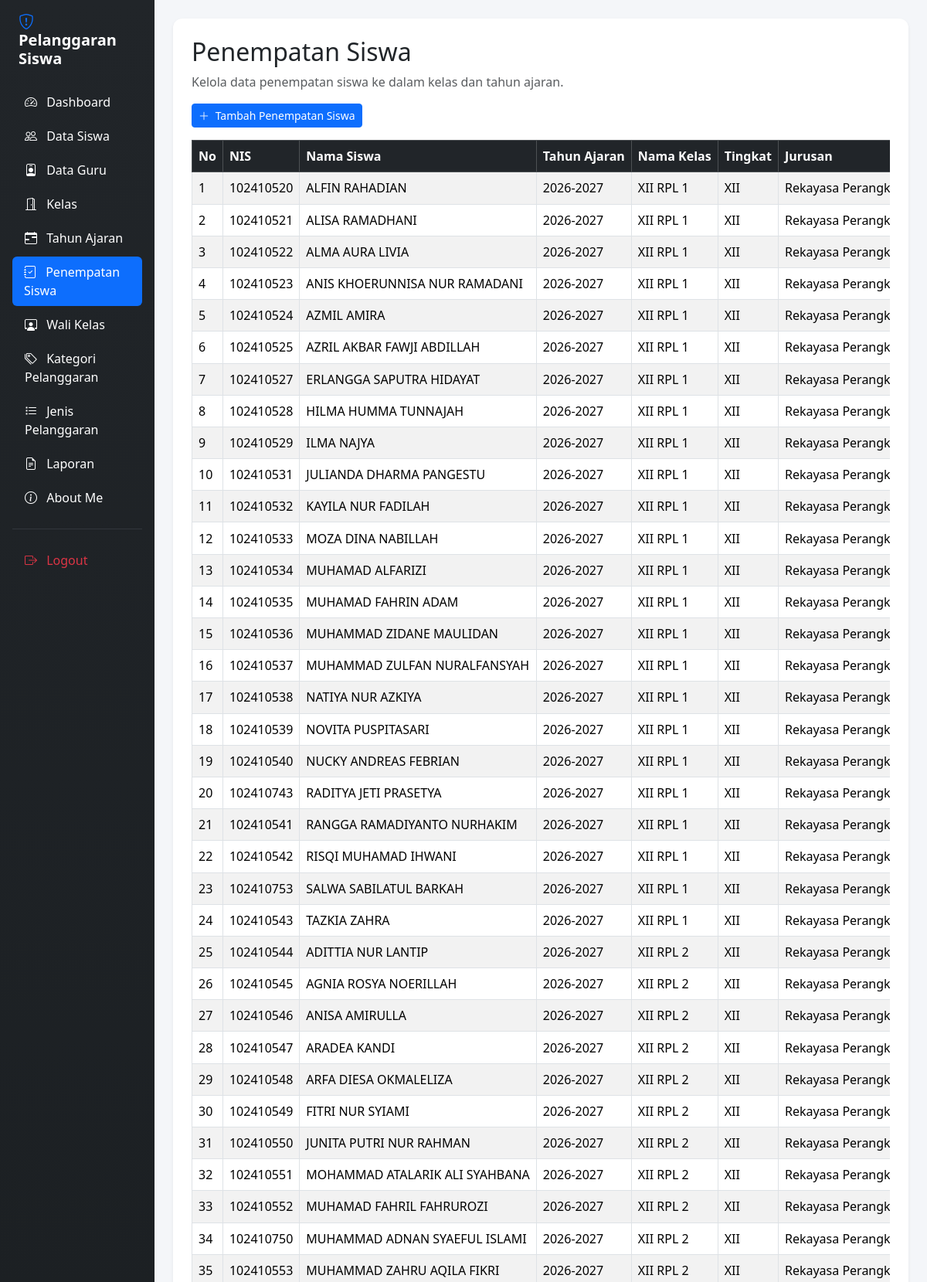
/penepatan_siswa.php (signed in, upper part), run on the app's committed database.
### tables this page shows
CREATE TABLE `t_kelas_siswa` (
  `id` int(11) NOT NULL,
  `siswa_id` int(11) DEFAULT NULL,
  `tahun_ajaran_id` int(11) DEFAULT NULL,
  `kelas_id` int(11) DEFAULT NULL,
  `tanggal_mulai` date NOT NULL,
  `tanggal_selesai` date NOT NULL,
  `status_aktif` tinyint(1) NOT NULL,
  `created_at` timestamp NOT NULL DEFAULT current_timestamp(),
  `updated_at` timestamp NOT NULL DEFAULT current_timestamp()
);

CREATE TABLE `t_siswa` (
  `id` int(11) NOT NULL,
  `nis` varchar(30) DEFAULT NULL,
  `nisn` varchar(20) NOT NULL,
  `nama` varchar(150) DEFAULT NULL,
  `jenis_kelamin` char(1) NOT NULL,
  `tanggal_lahir` date NOT NULL,
  `alamat` text NOT NULL,
  `status_aktif` tinyint(1) NOT NULL,
  `created_at` timestamp NOT NULL DEFAULT current_timestamp(),
  `updated_at` timestamp NOT NULL DEFAULT current_timestamp()
);

CREATE TABLE `t_tahun_ajaran` (
  `id` int(11) NOT NULL,
  `nama` varchar(255) DEFAULT NULL,
  `tanggal_mulai` date NOT NULL,
  `tanggal_selesai` date NOT NULL,
  `status_aktif` tinyint(1) NOT NULL,
  `created_at` timestamp NOT NULL DEFAULT current_timestamp(),
  `updated_at` timestamp NOT NULL DEFAULT current_timestamp()
);

CREATE TABLE `t_kelas` (
  `id` int(11) NOT NULL,
  `nama` varchar(100) DEFAULT NULL,
  `tingkat` varchar(20) NOT NULL,
  `jurusan` varchar(100) NOT NULL,
  `status_aktif` tinyint(1) NOT NULL,
  `created_at` timestamp NOT NULL DEFAULT current_timestamp(),
  `updated_at` timestamp NOT NULL DEFAULT current_timestamp()
);

### penepatan_siswa.php (the view, shortened to what this page needs)
<?php
include "config/koneksi.php";
$sql = "
    SELECT
        ks.id,
        ks.tanggal_mulai,
        ks.tanggal_selesai,
        ks.status_aktif AS status_penempatan,
        s.nis,
        s.nama AS nama_siswa,
        k.nama AS nama_kelas,
        k.tingkat,
        k.jurusan,
        ta.nama AS tahun_ajaran
    FROM t_kelas_siswa ks
    LEFT JOIN t_siswa s
        ON ks.siswa_id = s.id
    LEFT JOIN t_kelas k
        ON ks.kelas_id = k.id
    LEFT JOIN t_tahun_ajaran ta
        ON ks.tahun_ajaran_id = ta.id
    ORDER BY s.id ASC
";
$query = mysqli_query($koneksi, $sql);
?>
<!DOCTYPE html>
<html lang="id">
<head>
    <link href="https://cdn.jsdelivr.net/npm/bootstrap@5.3.3/dist/css/bootstrap.min.css" rel="stylesheet">
    <link href="https://cdn.jsdelivr.net/npm/bootstrap-icons@1.11.3/font/bootstrap-icons.min.css" rel="stylesheet">
    <link href="https://cdn.datatables.net/2.3.4/css/dataTables.bootstrap5.min.css" rel="stylesheet">
</head>
<body>
<div class="container-fluid">
    <div class="row">
        <div class="col-md-3 col-lg-2 sidebar p-3 min-vh-100">
            <h4 class="text-white mb-4 fw-bold fs-5 px-2">
                <i class="bi bi-shield-exclamation text-primary me-2"></i>
                Pelanggaran Siswa
            </h4>
            <ul class="nav nav-pills flex-column gap-1">
                <li class="nav-item">
                    <a href="dashboard.php" class="nav-link text-white">
                        <i class="bi bi-speedometer2 me-2"></i>
                        Dashboard
                    </a>
                </li>
                <li class="nav-item">
                    <a href="data_siswa.php" class="nav-link text-white">
                        <i class="bi bi-people me-2"></i>
                        Data Siswa
                    </a>
                </li>
                <li class="nav-item">
                    <a href="data_guru.php" class="nav-link text-white">
                        <i class="bi bi-person-badge me-2"></i>
                        Data Guru
                    </a>
                </li>
                <li class="nav-item">
                    <a href="kelas.php" class="nav-link text-white">
                        <i class="bi bi-door-open me-2"></i>
                        Kelas
                    </a>
                </li>
                <li class="nav-item">
                    <a href="tahun_ajaran.php" class="nav-link text-white">
                        <i class="bi bi-calendar-range me-2"></i>
                        Tahun Ajaran
                    </a>
                </li>
                <li class="nav-item">
                    <a href="penempatan_siswa.php" class="nav-link active">
                        <i class="bi bi-journal-check me-2"></i>
                        Penempatan Siswa
                    </a>
                </li>
                <li class="nav-item">
                    <a href="wali_kelas.php" class="nav-link text-white">
                        <i class="bi bi-person-workspace me-2"></i>
                        Wali Kelas
                    </a>
                </li>
                <li class="nav-item">
                    <a href="kategori_pelanggaran.php" class="nav-link text-white">
                        <i class="bi bi-tags me-2"></i>
                        Kategori Pelanggaran
                    </a>
                </li>
                <li class="nav-item">
                    <a href="jenis_pelanggaran.php" class="nav-link text-white">
                        <i class="bi bi-list-task me-2"></i>
                        Jenis Pelanggaran
                    </a>
                </li>
                <li class="nav-item">
                    <a href="laporan.php" class="nav-link text-white">
                        <i class="bi bi-file-earmark-text me-2"></i>
                        Laporan
                    </a>
                </li>
                <li class="nav-item">
                    <a href="aboutme.php" class="nav-link text-white">
                        <i class="bi bi-info-circle me-2"></i>
                        About Me
                    </a>
                </li>
                <hr class="text-secondary my-3">
                <li class="nav-item">
                    <a href="logout.php" class="nav-link text-danger">
                        <i class="bi bi-box-arrow-right me-2"></i>
                        Logout
                    </a>
                </li>
            </ul>
        </div>
        <main class="col-md-9 col-lg-10 p-4">
            <div class="card shadow-sm p-4 bg-white">
                <h2>Penempatan Siswa</h2>
                <p class="text-muted">
                    Kelola data penempatan siswa ke dalam kelas dan tahun ajaran.
                </p>
                <div class="mb-3 no-print">
                    <a href="tambah_penempatan_siswa.php"
                       class="btn btn-primary btn-sm">
                        <i class="bi bi-plus-lg me-1"></i>
                        Tambah Penempatan Siswa
                    </a>
                </div>
                <div class="table-responsive">
                    <table id="tabelPenempatan"
                           class="table table-bordered table-striped table-hover w-100 align-middle">
                        <thead class="table-dark">
                            <tr>
                                <th>No</th>
                                <th>NIS</th>
                                <th>Nama Siswa</th>
                                <th>Tahun Ajaran</th>
                                <th>Nama Kelas</th>
                                <th>Tingkat</th>
                                <th>Jurusan</th>
                            </tr>
                        </thead>
                        <tbody>
                            <?php
                            $no = 1;
                            $urutanTingkat = [
                                'X' => 10,
                                'XI' => 11,
                                'XII' => 12
                            ];
                            while ($row = mysqli_fetch_assoc($query)) {
                                $namaKelas = trim($row['nama_kelas'] ?? '');
                                $tingkat = strtoupper(trim($row['tingkat'] ?? ''));
                                $kelasSearch = strtoupper(
                                    preg_replace('/\s+/', '', $namaKelas)
                                );
                                $nomorTingkat = $urutanTingkat[$tingkat] ?? 99;
                                $nomorKelas = 0;
                                if (preg_match('/(\d+)$/', $namaKelas, $match)) {
                                    $nomorKelas = (int)$match[1];
                                }
                                $kunciUrut = sprintf(
                                    '%02d-%s-%05d',
                                    $nomorTingkat,
                                    strtoupper($row['jurusan'] ?? ''),
                                    $nomorKelas
                                );
                            ?>
                                <tr>
                                    <td>
                                        <?= $no++; ?>
                                    </td>
                                    <td>
                                        <?= htmlspecialchars($row['nis'] ?? '-'); ?>
                                    </td>
                                    <td>
                                        <?= htmlspecialchars($row['nama_siswa'] ?? '-'); ?>
                                    </td>
                                    <td>
                                        <?= htmlspecialchars($row['tahun_ajaran'] ?? '-'); ?>
                                    </td>
                                    <td
                                        data-search="<?= htmlspecialchars($kelasSearch, ENT_QUOTES, 'UTF-8'); ?>"
                                        data-order="<?= htmlspecialchars($kunciUrut, ENT_QUOTES, 'UTF-8'); ?>"
                                    >
                                        <?= htmlspecialchars($namaKelas ?: '-'); ?>
                                    </td>
                                    <td>
                                        <?= htmlspecialchars($row['tingkat'] ?? '-'); ?>
                                    </td>
                                    <td>
                                        <?= htmlspecialchars($row['jurusan'] ?? '-'); ?>
                                    </td>
                                </tr>
                            <?php } ?>
                        </tbody>
                    </table>
                </div>
            </div>
        </main>
    </div>
</div>
</body>
</html>

### penepatan_siswa.php (style rules this page uses)
body { background-color: #f4f6f9; }
.nav-link { transition: all 0.3s ease; border-radius: 6px; }
.nav-link:hover, .nav-link.active { background-color: #0d6efd !important; color: white !important; padding-left: 15px; }
#tabelPenempatan th, #tabelPenempatan td { vertical-align: middle; white-space: nowrap; }
.card { border: none; border-radius: 12px; }
.sidebar { background: linear-gradient(180deg, #212529 0%, #1a1e21 100%); }

### data on the page
t_kelas_siswa: siswa.nis "102410520", siswa.nama "ALFIN RAHADIAN", tahun_ajaran.nama "2026-2027", kelas.nama "XII RPL 1", kelas.tingkat "XII", kelas.jurusan "Rekayasa…"
t_kelas_siswa: siswa.nis "102410521", siswa.nama "ALISA RAMADHANI", tahun_ajaran.nama "2026-2027", kelas.nama "XII RPL 1", kelas.tingkat "XII", kelas.jurusan "Rekayasa…"
t_kelas_siswa: siswa.nis "102410522", siswa.nama "ALMA AURA LIVIA", tahun_ajaran.nama "2026-2027", kelas.nama "XII RPL 1", kelas.tingkat "XII", kelas.jurusan "Rekayasa…"
t_kelas_siswa: siswa.nis "102410523", siswa.nama "ANIS KHOERUNNISA NUR RAMADANI", tahun_ajaran.nama "2026-2027", kelas.nama "XII RPL 1", kelas.tingkat "XII", kelas.jurusan "Rekayasa…"
t_kelas_siswa: siswa.nis "102410524", siswa.nama "AZMIL AMIRA", tahun_ajaran.nama "2026-2027", kelas.nama "XII RPL 1", kelas.tingkat "XII", kelas.jurusan "Rekayasa…"
t_kelas_siswa: siswa.nis "102410525", siswa.nama "AZRIL AKBAR FAWJI ABDILLAH", tahun_ajaran.nama "2026-2027", kelas.nama "XII RPL 1", kelas.tingkat "XII", kelas.jurusan "Rekayasa…"
t_kelas_siswa: siswa.nis "102410527", siswa.nama "ERLANGGA SAPUTRA HIDAYAT", tahun_ajaran.nama "2026-2027", kelas.nama "XII RPL 1", kelas.tingkat "XII", kelas.jurusan "Rekayasa…"
t_kelas_siswa: siswa.nis "102410528", siswa.nama "HILMA HUMMA TUNNAJAH", tahun_ajaran.nama "2026-2027", kelas.nama "XII RPL 1", kelas.tingkat "XII", kelas.jurusan "Rekayasa…"
t_kelas_siswa: siswa.nis "102410529", siswa.nama "ILMA NAJYA", tahun_ajaran.nama "2026-2027", kelas.nama "XII RPL 1", kelas.tingkat "XII", kelas.jurusan "Rekayasa…"
t_kelas_siswa: siswa.nis "102410531", siswa.nama "JULIANDA DHARMA PANGESTU", tahun_ajaran.nama "2026-2027", kelas.nama "XII RPL 1", kelas.tingkat "XII", kelas.jurusan "Rekayasa…"
t_kelas_siswa: siswa.nis "102410532", siswa.nama "KAYILA NUR FADILAH", tahun_ajaran.nama "2026-2027", kelas.nama "XII RPL 1", kelas.tingkat "XII", kelas.jurusan "Rekayasa…"
t_kelas_siswa: siswa.nis "102410533", siswa.nama "MOZA DINA NABILLAH", tahun_ajaran.nama "2026-2027", kelas.nama "XII RPL 1", kelas.tingkat "XII", kelas.jurusan "Rekayasa…"
t_kelas_siswa: siswa.nis "102410534", siswa.nama "MUHAMAD ALFARIZI", tahun_ajaran.nama "2026-2027", kelas.nama "XII RPL 1", kelas.tingkat "XII", kelas.jurusan "Rekayasa…"
t_kelas_siswa: siswa.nis "102410535", siswa.nama "MUHAMAD FAHRIN ADAM", tahun_ajaran.nama "2026-2027", kelas.nama "XII RPL 1", kelas.tingkat "XII", kelas.jurusan "Rekayasa…"
t_kelas_siswa: siswa.nis "102410536", siswa.nama "MUHAMMAD ZIDANE MAULIDAN", tahun_ajaran.nama "2026-2027", kelas.nama "XII RPL 1", kelas.tingkat "XII", kelas.jurusan "Rekayasa…"
t_kelas_siswa: siswa.nis "102410537", siswa.nama "MUHAMMAD ZULFAN NURALFANSYAH", tahun_ajaran.nama "2026-2027", kelas.nama "XII RPL 1", kelas.tingkat "XII", kelas.jurusan "Rekayasa…"
t_kelas_siswa: siswa.nis "102410538", siswa.nama "NATIYA NUR AZKIYA", tahun_ajaran.nama "2026-2027", kelas.nama "XII RPL 1", kelas.tingkat "XII", kelas.jurusan "Rekayasa…"
t_kelas_siswa: siswa.nis "102410539", siswa.nama "NOVITA PUSPITASARI", tahun_ajaran.nama "2026-2027", kelas.nama "XII RPL 1", kelas.tingkat "XII", kelas.jurusan "Rekayasa…"
t_kelas_siswa: siswa.nis "102410540", siswa.nama "NUCKY ANDREAS FEBRIAN", tahun_ajaran.nama "2026-2027", kelas.nama "XII RPL 1", kelas.tingkat "XII", kelas.jurusan "Rekayasa…"
t_kelas_siswa: siswa.nis "102410743", siswa.nama "RADITYA JETI PRASETYA", tahun_ajaran.nama "2026-2027", kelas.nama "XII RPL 1", kelas.tingkat "XII", kelas.jurusan "Rekayasa…"
t_kelas_siswa: siswa.nis "102410541", siswa.nama "RANGGA RAMADIYANTO NURHAKIM", tahun_ajaran.nama "2026-2027", kelas.nama "XII RPL 1", kelas.tingkat "XII", kelas.jurusan "Rekayasa…"
t_kelas_siswa: siswa.nis "102410542", siswa.nama "RISQI MUHAMAD IHWANI", tahun_ajaran.nama "2026-2027", kelas.nama "XII RPL 1", kelas.tingkat "XII", kelas.jurusan "Rekayasa…"
t_kelas_siswa: siswa.nis "102410753", siswa.nama "SALWA SABILATUL BARKAH", tahun_ajaran.nama "2026-2027", kelas.nama "XII RPL 1", kelas.tingkat "XII", kelas.jurusan "Rekayasa…"
t_kelas_siswa: siswa.nis "102410543", siswa.nama "TAZKIA ZAHRA", tahun_ajaran.nama "2026-2027", kelas.nama "XII RPL 1", kelas.tingkat "XII", kelas.jurusan "Rekayasa…"
t_kelas_siswa: siswa.nis "102410544", siswa.nama "ADITTIA NUR LANTIP", tahun_ajaran.nama "2026-2027", kelas.nama "XII RPL 2", kelas.tingkat "XII", kelas.jurusan "Rekayasa…"
t_kelas_siswa: siswa.nis "102410545", siswa.nama "AGNIA ROSYA NOERILLAH", tahun_ajaran.nama "2026-2027", kelas.nama "XII RPL 2", kelas.tingkat "XII", kelas.jurusan "Rekayasa…"
t_kelas_siswa: siswa.nis "102410546", siswa.nama "ANISA AMIRULLA", tahun_ajaran.nama "2026-2027", kelas.nama "XII RPL 2", kelas.tingkat "XII", kelas.jurusan "Rekayasa…"
t_kelas_siswa: siswa.nis "102410547", siswa.nama "ARADEA KANDI", tahun_ajaran.nama "2026-2027", kelas.nama "XII RPL 2", kelas.tingkat "XII", kelas.jurusan "Rekayasa…"
t_kelas_siswa: siswa.nis "102410548", siswa.nama "ARFA DIESA OKMALELIZA", tahun_ajaran.nama "2026-2027", kelas.nama "XII RPL 2", kelas.tingkat "XII", kelas.jurusan "Rekayasa…"
t_kelas_siswa: siswa.nis "102410549", siswa.nama "FITRI NUR SYIAMI", tahun_ajaran.nama "2026-2027", kelas.nama "XII RPL 2", kelas.tingkat "XII", kelas.jurusan "Rekayasa…"
t_kelas_siswa: siswa.nis "102410550", siswa.nama "JUNITA PUTRI NUR RAHMAN", tahun_ajaran.nama "2026-2027", kelas.nama "XII RPL 2", kelas.tingkat "XII", kelas.jurusan "Rekayasa…"
t_kelas_siswa: siswa.nis "102410551", siswa.nama "MOHAMMAD ATALARIK ALI SYAHBANA", tahun_ajaran.nama "2026-2027", kelas.nama "XII RPL 2", kelas.tingkat "XII", kelas.jurusan "Rekayasa…"
t_kelas_siswa: siswa.nis "102410552", siswa.nama "MUHAMAD FAHRIL FAHRUROZI", tahun_ajaran.nama "2026-2027", kelas.nama "XII RPL 2", kelas.tingkat "XII", kelas.jurusan "Rekayasa…"
t_kelas_siswa: siswa.nis "102410750", siswa.nama "MUHAMMAD ADNAN SYAEFUL ISLAMI", tahun_ajaran.nama "2026-2027", kelas.nama "XII RPL 2", kelas.tingkat "XII", kelas.jurusan "Rekayasa…"
t_kelas_siswa: siswa.nis "102410553", siswa.nama "MUHAMMAD ZAHRU AQILA FIKRI", tahun_ajaran.nama "2026-2027", kelas.nama "XII RPL 2", kelas.tingkat "XII", kelas.jurusan "Rekayasa…"
